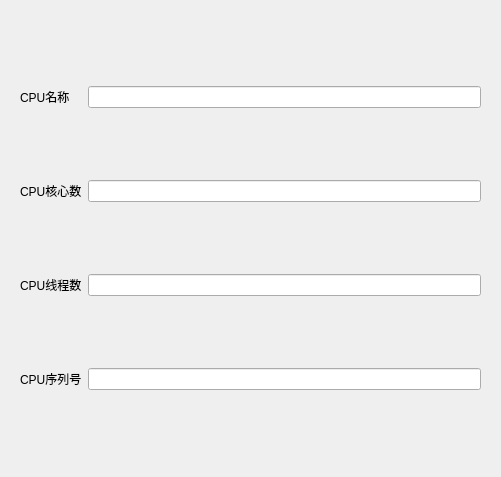
<?xml version="1.0" encoding="UTF-8"?>
<ui version="4.0">
 <class>ReadLocalConfigurationWgt</class>
 <widget class="QWidget" name="ReadLocalConfigurationWgt">
  <property name="geometry">
   <rect>
    <x>0</x>
    <y>0</y>
    <width>501</width>
    <height>477</height>
   </rect>
  </property>
  <property name="windowTitle">
   <string>Form</string>
  </property>
  <layout class="QVBoxLayout" name="verticalLayout">
   <item>
    <widget class="QWidget" name="widget" native="true">
     <layout class="QGridLayout" name="gridLayout">
      <item row="0" column="1">
       <widget class="QLineEdit" name="m_pLECPUName"/>
      </item>
      <item row="1" column="1">
       <widget class="QLineEdit" name="m_pLECPUCoreNum"/>
      </item>
      <item row="3" column="0">
       <widget class="QLabel" name="label_6">
        <property name="text">
         <string>CPU序列号</string>
        </property>
       </widget>
      </item>
      <item row="1" column="0">
       <widget class="QLabel" name="label_4">
        <property name="text">
         <string>CPU核心数</string>
        </property>
       </widget>
      </item>
      <item row="3" column="1">
       <widget class="QLineEdit" name="m_pLECPUSerialNum"/>
      </item>
      <item row="2" column="1">
       <widget class="QLineEdit" name="m_pLECPUThreadNum"/>
      </item>
      <item row="2" column="0">
       <widget class="QLabel" name="label_5">
        <property name="text">
         <string>CPU线程数</string>
        </property>
       </widget>
      </item>
      <item row="0" column="0">
       <widget class="QLabel" name="label">
        <property name="text">
         <string>CPU名称</string>
        </property>
       </widget>
      </item>
     </layout>
    </widget>
   </item>
  </layout>
 </widget>
 <resources/>
 <connections/>
</ui>
